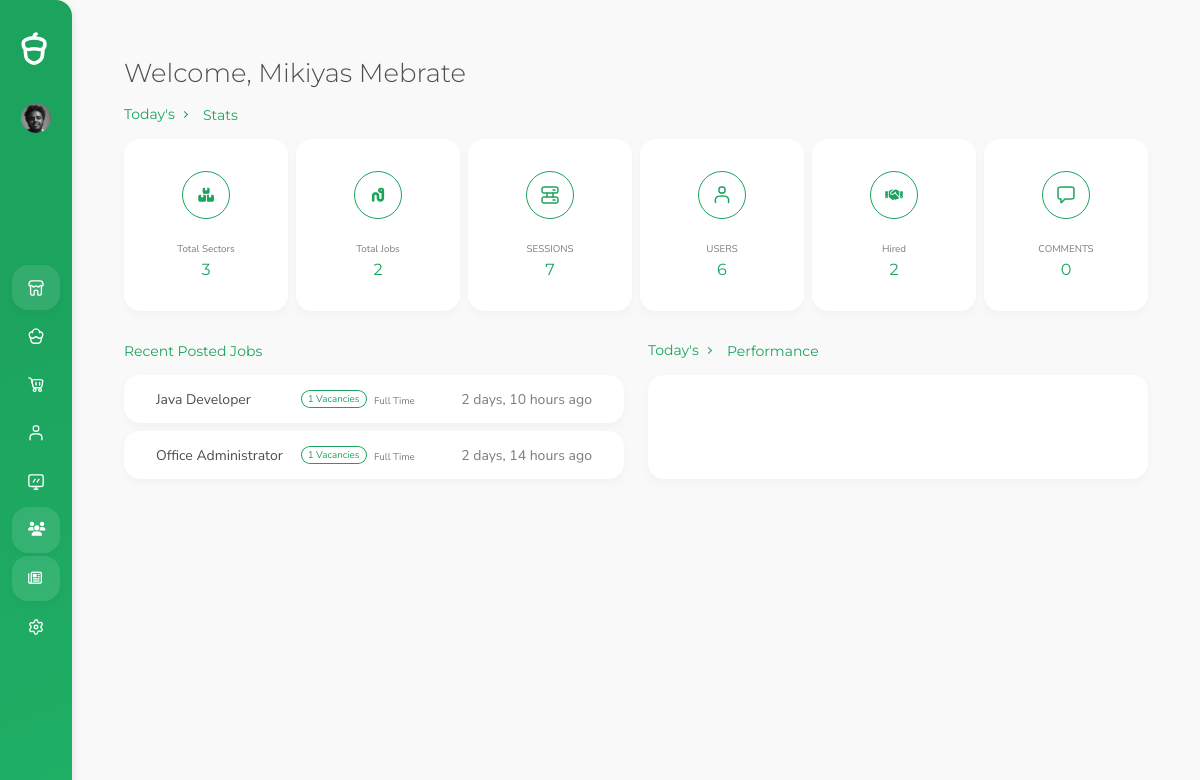
/user-admin/ (signed in), run on the app's committed database.
### Account/models.py (models this page shows)
class CustomUser(AbstractUser):
    is_candidate = models.BooleanField(default=False)
    is_interviewer = models.BooleanField(default=False)
    is_admin = models.BooleanField(default=False)
    email = models.EmailField(unique=True)
    photo = models.ImageField(upload_to='Admin/Photo', null=True, blank=True)
    EMAIL_FIELD = 'email'
    USERNAME_FIELD = 'email'
    REQUIRED_FIELDS = ['username', 'first_name', 'last_name']

### Recruitment_System/models.py (models this page shows, shortened)
class Candidate(models.Model):
    user = models.OneToOneField(CustomUser, on_delete=models.SET_NULL, null=True)
    first_name = models.CharField(max_length=20)
    last_name = models.CharField(max_length=20)
    gender = models.CharField(max_length=10, choices=gender_list)
    date_of_birth = models.DateField()
    email = models.EmailField(max_length=40)
    phone1 = PhoneNumberField()
    phone2 = PhoneNumberField(blank = True)
    address = models.CharField(max_length=100)
    linked_in = models.URLField(blank=True, null=True)
    git_hub = models.URLField(blank=True, null=True)
    country = models.CharField(max_length=20)
    city = models.CharField(max_length=20)
    zip_code = models.CharField(max_length=10, blank=True, null=True)
    photo = models.ImageField(upload_to='Candidate/photo', null=True, blank=True)
    resume = models.FileField(upload_to='Candidate/Resume', null=True, blank=True)
    about = models.TextField()
    skill = models.ManyToManyField("Skill", blank=False)
    slug = models.SlugField(unique=True, blank=True,  max_length=200)
    date_created = models.DateField(auto_now_add=True)
    date_modified = models.DateTimeField(auto_now=True)

class Job_Posting(models.Model):
    title = models.CharField(max_length=50)
    sector = models.ForeignKey(Sector, on_delete=models.SET_NULL, null=True)  # Related With Sector
    description = FroalaField()
    vacancies = models.IntegerField()
    experience = models.CharField(max_length=20)
    skills = models.ManyToManyField(Skill)
    location = models.CharField(max_length=200)
    salary_range_start = models.FloatField()
    salary_range_final = models.FloatField()
    type = models.CharField( choices=job_type, max_length=30)
    job_status = models.BooleanField(default=False)
    date_posted = models.DateTimeField(auto_now_add=True)
    date_closed = models.DateField()
    slug = models.SlugField(unique=True,  max_length=200, blank=True)
    class Meta:
        ordering = ['-date_posted','-date_closed']

### Account/decorators.py (the view)
    def wrapper_func(request, *args, **kwargs):
        if request.user.is_superuser or request.user.is_admin:
            return view_func(request, *args, **kwargs)
        else:
            return HttpResponse('You are not authorized to access this content.')

### Recruitment_System/models.py (called while the page is built)
    def count_job_post(self) -> int:
        count = Job_Posting.objects.filter(sector_id = self.id).count()
        return count

### UserAdmin/templates/admin-user/Dashboard.html (shortened to what this page needs)
{% load static %}
<!DOCTYPE html>
<html lang="en" data-footer="true">
<head>
  {%include 'admin-user/include/head.html'%}
</head>
<body>
  <div id="root">
    {% include 'admin-user/include/navbar.html'%}
    <main>
      <div class="container">
        <div class="page-title-container">
          <div class="row">
            <div class="col-12 col-md-7">
              <a class="muted-link pb-2 d-inline-block hidden" href="#">
                <span class="align-middle lh-1 text-small">&nbsp;</span>
              </a>
              <h1 class="mb-0 pb-0 display-4" id="title">Welcome, {{user.first_name| capfirst}}
                {{user.last_name | capfirst}}</h1>
            </div>
          </div>
        </div>
        <div class="row">
          <div class="col-12">
            <div class="d-flex">
              <div class="dropdown-as-select me-3" data-setactive="false" data-childselector="span">
                <a class="pe-0 pt-0 align-top lh-1 dropdown-toggle" href="#" data-bs-toggle="dropdown"
                  aria-expanded="false" aria-haspopup="true">
                  <span class="small-title"></span>
                </a>
              </div>
              <h2 class="small-title">Stats</h2>
            </div>
            <div class="mb-5">
              <div class="row g-2">
                <div class="col-6 col-md-4 col-lg-2">
                  <div class="card h-100 hover-scale-up cursor-pointer">
                    <div class="card-body d-flex flex-column align-items-center">
                      <div
                        class="sw-6 sh-6 rounded-xl d-flex justify-content-center align-items-center border border-primary mb-4">
                        <i class="fa-solid fa-boxes-stacked text-primary"></i>
                      </div>
                      <div class="mb-1 d-flex align-items-center text-alternate text-small lh-1-25">
                        Total Sectors
                      </div>
                      <div class="text-primary cta-4">{{sector}}</div>
                    </div>
                  </div>
                </div>
                <div class="col-6 col-md-4 col-lg-2">
                  <div class="card h-100 hover-scale-up cursor-pointer">
                    <div class="card-body d-flex flex-column align-items-center">
                      <div
                        class="sw-6 sh-6 rounded-xl d-flex justify-content-center align-items-center border border-primary mb-4">
                        <i class="fa-solid fa-worm text-primary"></i>
                      </div>
                      <div class="mb-1 d-flex align-items-center text-alternate text-small lh-1-25">
                        Total Jobs
                      </div>
                      <div class="text-primary cta-4">{{total_jobs}}</div>
                    </div>
                  </div>
                </div>
                <div class="col-6 col-md-4 col-lg-2">
                  <div class="card h-100 hover-scale-up cursor-pointer">
                    <div class="card-body d-flex flex-column align-items-center">
                      <div
                        class="sw-6 sh-6 rounded-xl d-flex justify-content-center align-items-center border border-primary mb-4">
                        <i data-acorn-icon="server" class="text-primary"></i>
                      </div>
                      <div class="mb-1 d-flex align-items-center text-alternate text-small lh-1-25">
                        SESSIONS
                      </div>
                      <div class="text-primary cta-4">{{live_sessions}}</div>
                    </div>
                  </div>
                </div>
                <div class="col-6 col-md-4 col-lg-2">
                  <div class="card h-100 hover-scale-up cursor-pointer">
                    <div class="card-body d-flex flex-column align-items-center">
                      <div
                        class="sw-6 sh-6 rounded-xl d-flex justify-content-center align-items-center border border-primary mb-4">
                        <i data-acorn-icon="user" class="text-primary"></i>
                      </div>
                      <div class="mb-1 d-flex align-items-center text-alternate text-small lh-1-25">
                        USERS
                      </div>
                      <div class="text-primary cta-4">{{count_user}}</div>
                    </div>
                  </div>
                </div>
                <div class="col-6 col-md-4 col-lg-2">
                  <div class="card h-100 hover-scale-up cursor-pointer">
                    <div class="card-body d-flex flex-column align-items-center">
                      <div
                        class="sw-6 sh-6 rounded-xl d-flex justify-content-center align-items-center border border-primary mb-4">
                        <i class="fa-solid fa-handshake text-primary"></i>
                      </div>
                      <div class="mb-1 d-flex align-items-center text-alternate text-small lh-1-25">
                        Hired
                      </div>
                      <div class="text-primary cta-4">{{hired}}</div>
                    </div>
                  </div>
                </div>
                <div class="col-6 col-md-4 col-lg-2">
                  <div class="card h-100 hover-scale-up cursor-pointer">
                    <div class="card-body d-flex flex-column align-items-center">
                      <div
                        class="sw-6 sh-6 rounded-xl d-flex justify-content-center align-items-center border border-primary mb-4">
                        <i data-acorn-icon="message" class="text-primary"></i>
                      </div>
                      <div class="mb-1 d-flex align-items-center text-alternate text-small lh-1-25">
                        COMMENTS
                      </div>
                      <div class="text-primary cta-4">{{comment}}</div>
                    </div>
                  </div>
                </div>
              </div>
            </div>
          </div>
        </div>
        <div class="row">
          <div class="col-xl-6 mb-5">
            <h2 class="small-title">Recent Posted Jobs</h2>
            <div class="mb-n2 scroll-out">
              <div class="scroll-by-count" data-count="6">
                {% for job in recent_jobs%}
                <div class="card mb-2 sh-15 sh-md-6">
                  <div class="card-body pt-0 pb-0 h-100">
                    <div class="row g-0 h-100 align-content-center">
                      <div class="col-10 col-md-4 d-flex align-items-center mb-3 mb-md-0 h-md-100">
                        <a href="#" class="body-link stretched-link">{{job.title}}</a>
                      </div>
                      <div
                        class="col-2 col-md-2 d-flex align-items-center text-muted mb-1 mb-md-0 justify-content-end justify-content-md-start">
                        <span class="badge bg-outline-primary me-1">{{job.vacancies}} Vacancies</span>
                      </div>
                      <div class="col-12 col-md-2 d-flex align-items-center mb-1 mb-md-0 text-alternate">
                        <span>
                          <span class="text-small">{{job.get_type_display}}</span>
                      </div>
                      <div
                        class="col-12 col-md-4 d-flex align-items-center justify-content-md-end mb-1 mb-md-0 text-alternate">
                        {{job.date_posted | timesince }} ago
                      </div>
                    </div>
                  </div>
                </div>
                {% endfor %}
              </div>
            </div>
          </div>
          <div class="col-xl-6 mb-5">
            <div class="d-flex">
              <div class="dropdown-as-select me-3" data-setactive="false" data-childselector="span">
                <a class="pe-0 pt-0 align-top lh-1 dropdown-toggle" href="#" data-bs-toggle="dropdown"
                  aria-expanded="false" aria-haspopup="true">
                  <span class="small-title"></span>
                </a>
              </div>
              <h2 class="small-title">Performance</h2>
            </div>
            <div class="card sh-45 h-xl-100-card">
              <div class="card-body h-100">
                <div class="h-100">
              </div>
                </div>
              </div>
            </div>
          </div>
        </div>
  </div>
</body>
</html>

### UserAdmin/templates/admin-user/include/navbar.html (shortened to what this page needs)
{% load static %}
<div id="nav" class="nav-container d-flex">
    <div class="nav-content d-flex">
      <div class="logo position-relative">
        <a href="Dashboard.html">
          <div class="img"></div>
        </a>
      </div>
      <div class="user-container d-flex">
        <a
          href="#"
          class="d-flex user position-relative"
          data-bs-toggle="dropdown"
          aria-haspopup="true"
          aria-expanded="false"
        >
          <img
            class="profile"
            alt="profile"
            src="/media/{{user.candidate.photo}}"
          />
        </a>
      </div>
      <div class="menu-container flex-grow-1">
        <ul id="menu" class="menu">
          <li>
            <a href="{% url 'admin-dashboard'%}">
              <i
                data-acorn-icon="shop"
                class="icon"
                data-acorn-size="18"
              ></i>
            </a>
          </li>
          <li>
            <a href="{%url 'job-list-admin'%}" data-href="product-list">
              <i
                data-acorn-icon="cupcake"
                class="icon"
                data-acorn-size="18"
              ></i>
            </a>
          </li>
          <li>
            <a href="{% url 'department-admin'%}">
              <i
                data-acorn-icon="cart"
                class="icon"
                data-acorn-size="18"
              ></i>
            </a>
          </li>
          <li>
            <a href="{% url 'candidate' %}" data-href="{% url 'candidate' %}">
              <i
                data-acorn-icon="user"
                class="icon"
                data-acorn-size="18"
              ></i>
            </a>
          </li>
          <li>
            <a href="{% url 'applicant'%}" data-href="{% url 'applicant'%}">
              <i
                data-acorn-icon="screen"
                class="icon"
                data-acorn-size="18"
              ></i>
            </a>
          </li>
          <li>
            <a href="{% url 'admin-account-list' %}" data-href="">
              <i class="fa-solid fa-users"></i>
            </a>
        </li>
        <li>
          <a href="{% url 'admin-account-list' %}" data-href="">
            <i class="fa-regular fa-newspaper"></i>
          </a>
      </li>
          <li>
            <a href="Settings.html">
              <i
                data-acorn-icon="gear"
                class="icon"
                data-acorn-size="18"
              ></i>
            </a>
          </li>
        </ul>
      </div>
    </div>
    <div class="nav-shadow"></div>
  </div>

### data on the page
CustomUser: candidate.photo (picture), first_name "Mikiyas", last_name "Mebrate"
Job_Posting: title "Java Developer", vacancies "1", type "Full Time", date_posted "2 days, 10 hours"
Job_Posting: title "Office Administrator", vacancies "1", type "Full Time", date_posted "2 days, 14 hours"

### other printed values
{{ sector }} "3"
{{ total_jobs }} "2"
{{ live_sessions }} "7"
{{ count_user }} "6"
{{ hired }} "2"
{{ comment }} "0"
